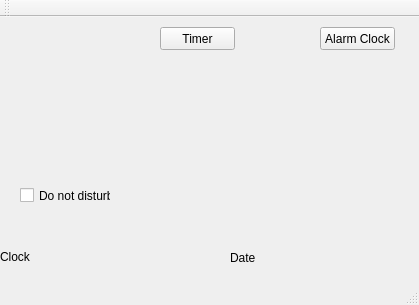
<?xml version="1.0" encoding="UTF-8"?>
<ui version="4.0">
 <class>MainWindow</class>
 <widget class="QMainWindow" name="MainWindow">
  <property name="geometry">
   <rect>
    <x>0</x>
    <y>0</y>
    <width>419</width>
    <height>305</height>
   </rect>
  </property>
  <property name="windowTitle">
   <string>MainWindow</string>
  </property>
  <widget class="QWidget" name="centralWidget">
   <widget class="QPushButton" name="Timer">
    <property name="geometry">
     <rect>
      <x>160</x>
      <y>10</y>
      <width>75</width>
      <height>23</height>
     </rect>
    </property>
    <property name="text">
     <string>Timer</string>
    </property>
   </widget>
   <widget class="QPushButton" name="Alarm_Clock">
    <property name="geometry">
     <rect>
      <x>320</x>
      <y>10</y>
      <width>75</width>
      <height>23</height>
     </rect>
    </property>
    <property name="text">
     <string>Alarm Clock</string>
    </property>
   </widget>
   <widget class="QLabel" name="Digital_clock">
    <property name="geometry">
     <rect>
      <x>0</x>
      <y>230</y>
      <width>121</width>
      <height>20</height>
     </rect>
    </property>
    <property name="text">
     <string>Clock</string>
    </property>
   </widget>
   <widget class="QLabel" name="Digital_date">
    <property name="geometry">
     <rect>
      <x>230</x>
      <y>230</y>
      <width>181</width>
      <height>21</height>
     </rect>
    </property>
    <property name="text">
     <string>Date</string>
    </property>
   </widget>
   <widget class="QCheckBox" name="notDisturm">
    <property name="geometry">
     <rect>
      <x>20</x>
      <y>170</y>
      <width>91</width>
      <height>17</height>
     </rect>
    </property>
    <property name="text">
     <string>Do not disturb</string>
    </property>
   </widget>
  </widget>
  <widget class="QMenuBar" name="menuBar">
   <property name="geometry">
    <rect>
     <x>0</x>
     <y>0</y>
     <width>419</width>
     <height>21</height>
    </rect>
   </property>
  </widget>
  <widget class="QToolBar" name="mainToolBar">
   <attribute name="toolBarArea">
    <enum>TopToolBarArea</enum>
   </attribute>
   <attribute name="toolBarBreak">
    <bool>false</bool>
   </attribute>
  </widget>
  <widget class="QStatusBar" name="statusBar"/>
 </widget>
 <layoutdefault spacing="6" margin="11"/>
 <resources/>
 <connections/>
</ui>
